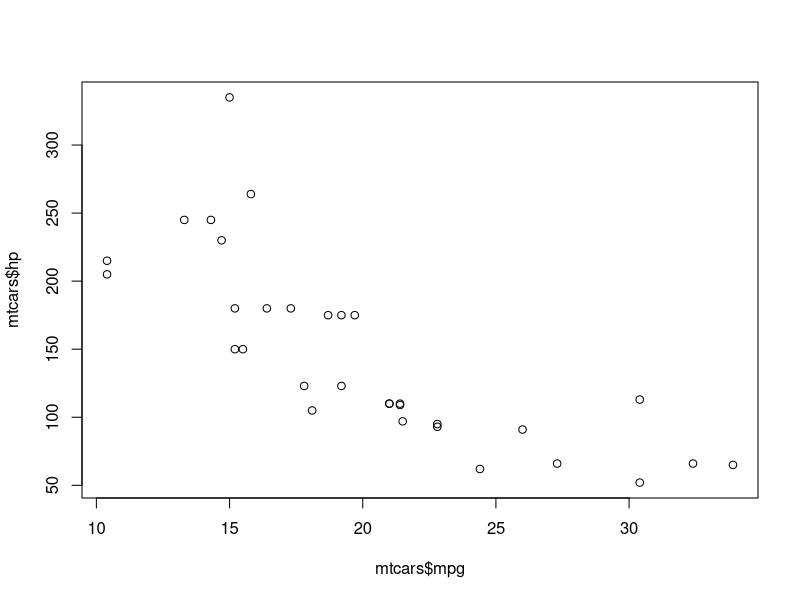
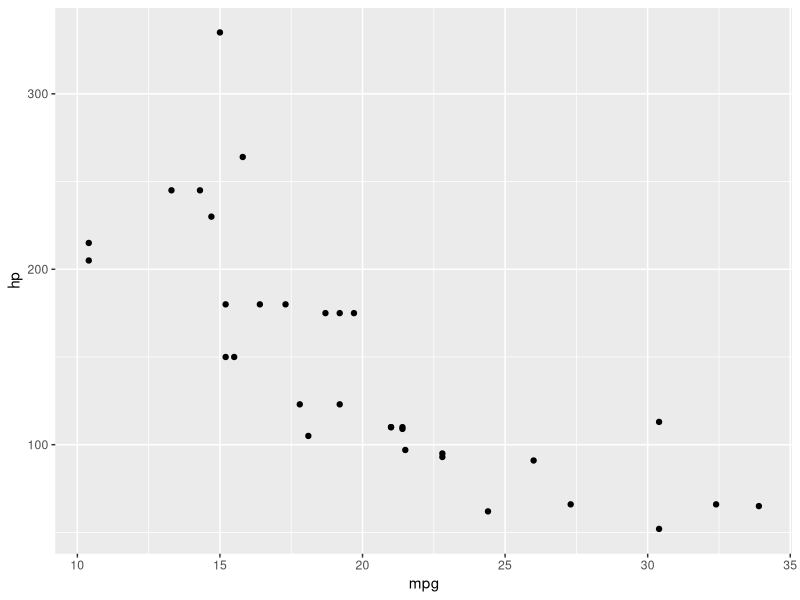

Generate these figures, in order, with R:
## ---- chunk 1
2+2
## ---- chunk 2
2+2+2
## ---- chunk 3
4-2
## ---- chunk 4
4-6-4
## ---- chunk 5
4+4-2+8
## ---- chunk 6
4*4
## ---- chunk 7
9/3
## ---- chunk 8
2^5
## ---- chunk 9
exp(2)
## ---- chunk 10
32^(1/5)
## ---- chunk 11
log(5)
## ---- chunk 12
5 > 4
## ---- chunk 13
5 < 4
## ---- chunk 14
5 >= 5
## ---- chunk 15
5 >= 4
## ---- chunk 16
5 <= 4
## ---- chunk 17
3 == 3
## ---- chunk 18
3 == 4
## ---- chunk 19
3 != 4
## ---- chunk 20
3 != 3
## ---- chunk 21
is.numeric(5)
## ---- chunk 22
is.logical(3 < 4)
## ---- chunk 23
is.logical(3 > 4)
## ---- chunk 24
Sys.time()
## ---- chunk 25
class(Sys.time())
## ---- chunk 26
is.character("Hello World!")
## ---- chunk 27
is.character('Hello World!')
## ---- chunk 28
is.integer(5L)
## ---- chunk 29
complex(1, 4, 5)
## ---- chunk 30
is.complex(complex(1, 4, 5))
## ---- chunk 31
charToRaw('Hello World!')
## ---- chunk 32
is.raw(charToRaw('Hello World!'))
## ---- chunk 33
is.na(NA)
## ---- chunk 34
x <- 9
## ---- chunk 35
x
## ---- chunk 36
x^2
## ---- chunk 37
x_cubed <- x^3
## ---- chunk 38
x_cubed
print(x_cubed)
## ---- chunk 39
is.numeric(x)
is.vector(x)
## ---- chunk 40
y <- c(T, F, T, F)
## ---- chunk 41
y
## ---- chunk 42
is.logical(y)
is.vector(y)
## ---- chunk 43
length(y)
## ---- chunk 44
matrix(rep(1, 12), nrow = 4, ncol = 3)
## ---- chunk 45
matrix(rbinom(12, 1, .5), nrow = 4, ncol = 3)
## ---- chunk 46
(first_array <- array(c(rep(1, 9), rep(2, 9), rep(3, 9)),
                      dim=c(3,3,3)))
## ---- chunk 47
head(iris)
## ---- chunk 48
tail(iris)
## ---- chunk 49
list_one <- list(mtcars, rep(0, 4),
                 diag(rep(1, 3)))
## ---- chunk 50
list_one
## ---- chunk 51
list_one <- list(mtcars = mtcars,
                 vector = rep(0, 4),
                 identity = diag(rep(1, 3)))
## ---- chunk 52
(list_two <- list(list_one = list_one,
                  array = first_array))
## ---- chunk 53
plot(mtcars$mpg, mtcars$hp)
  
## Loading Packages
library(ggplot2)
ggplot(mtcars, aes(x=mpg, y=hp)) + geom_point()

## Installing Packages
#install.packages("rmarkdown")

